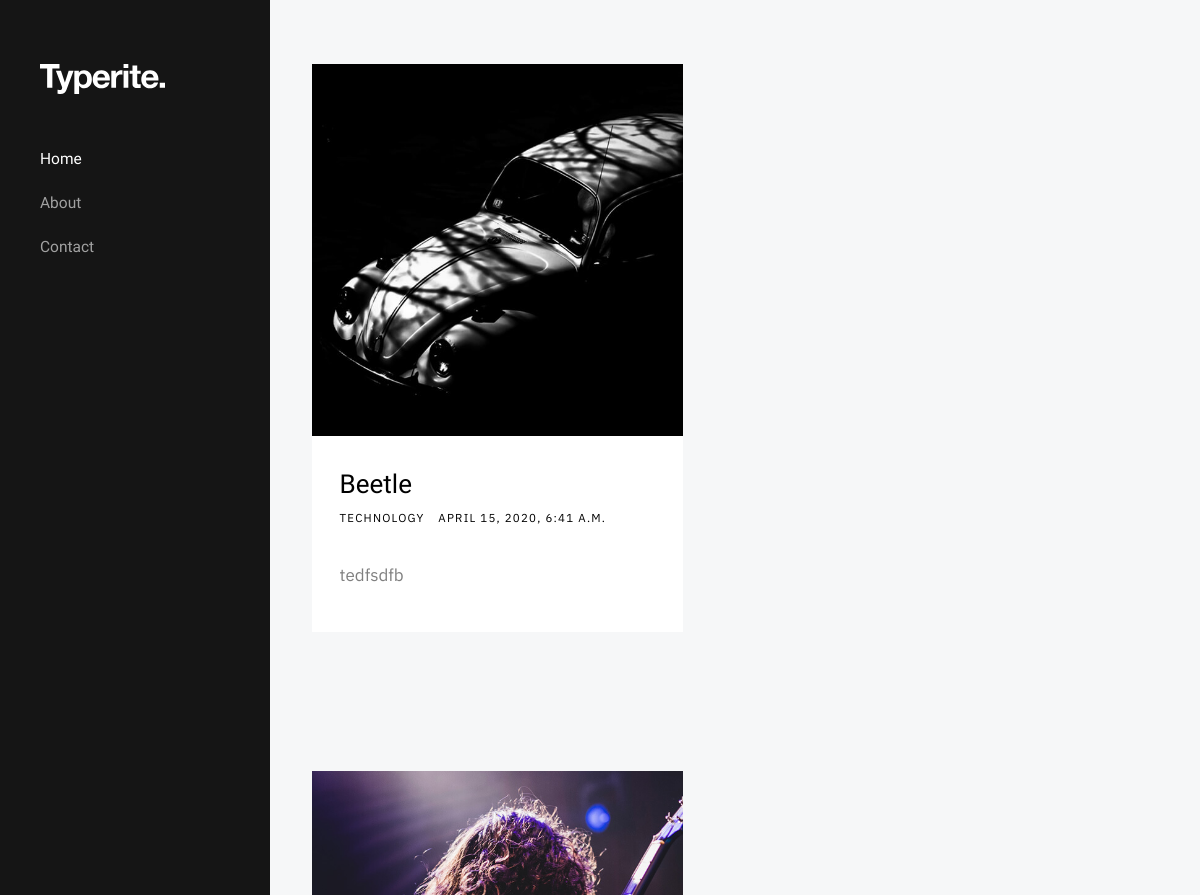
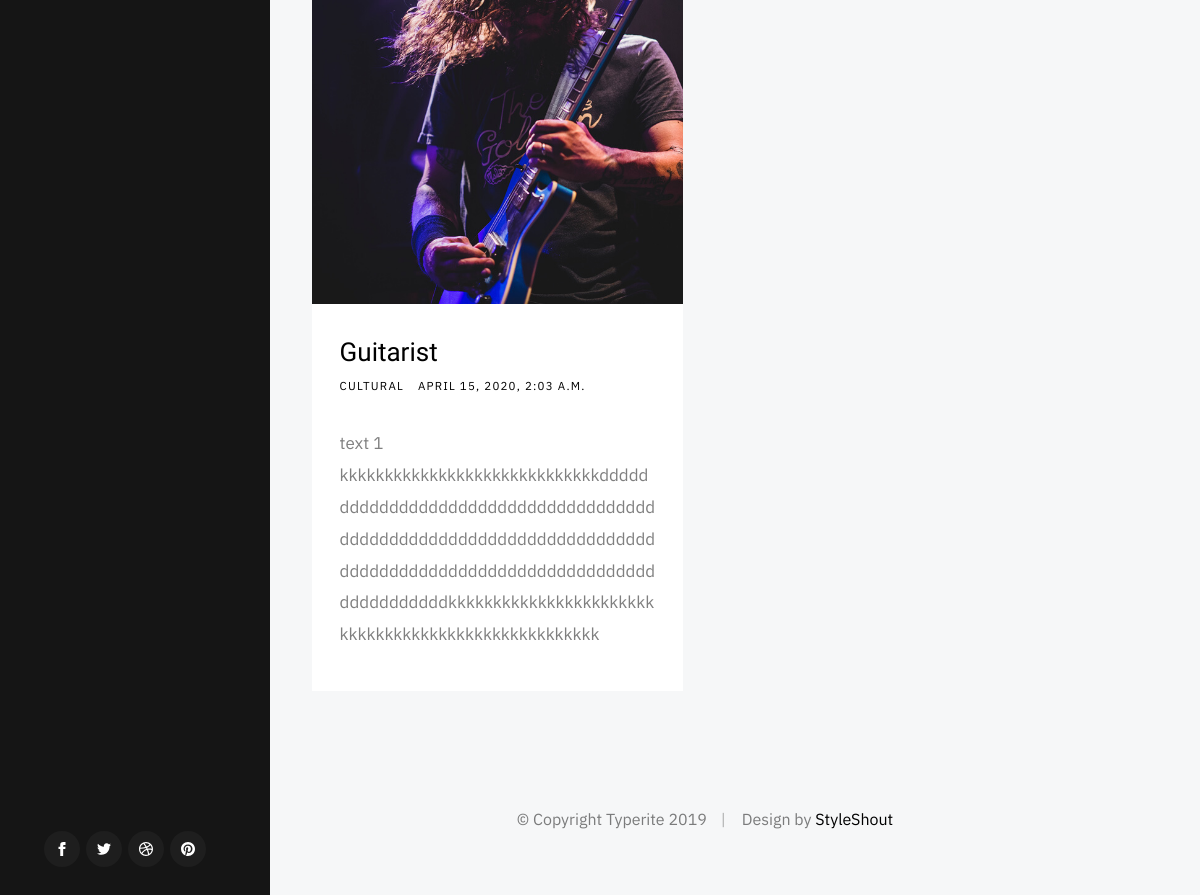
The page / on the database its author committed (2 pictures, top to bottom).
### blog/models.py (models this page shows, shortened)
class Post(models.Model):
    CATEGORY_CHOICES=(('Technology','Technology'),('News','News'),('Sports','Sports'),('Cultural','Cultural'))
    cover=models.FileField(default='')
    cover2=models.FileField(default='')
    title=models.CharField(max_length=2000,default='')
    slug= models.SlugField(default='')
    author=models.CharField(max_length=2000,default='')
    text=models.TextField(default='')
    text_2=models.TextField(default='')
    quote=models.CharField(max_length=2000,default='')
    quote_name=models.CharField(max_length=2000,default='')
    l_heading=models.CharField(max_length=2000,default='')
    l_heading_text=models.CharField(max_length=2000,default='')
    s_heading=models.CharField(max_length=2000,default='')
    s_heading_text=models.CharField(max_length=2000,default='')
    category=models.CharField(max_length=2000,choices=CATEGORY_CHOICES,default='')
    created_date=models.DateTimeField(default='')
    tag_1=models.CharField(max_length=2000,default='')
    tag_2=models.CharField(max_length=2000,default='')
    tag_3=models.CharField(max_length=2000,default='')
    class Meta:
        ordering=['-created_date']

### blog/views.py (the view)
# urls.py: path('',HomePageView.as_view(),name='home'),
class HomePageView(ListView):
    model=Post
    template_name= 'home.html'

### templates/home.html (shortened to what this page needs)
{% extends 'base.html' %}
{% block content %}
{% for post in object_list %}
        <div class="s-content">
            <div class="masonry-wrap">
                <div class="masonry">
                    <article class="masonry__brick entry format-standard animate-this">
                        <div class="entry__thumb">
                            <a href="{% url 'post_detail' post.slug %}" class="entry__thumb-link">
                                <img src="{{ post.cover.url }}" alt="">
                            </a>
                        </div>
                        <div class="entry__text">
                            <div class="entry__header">
                                <h2 class="entry__title"><a href="single-standard.html">{{post.title}}</a></h2>
                                <div class="entry__meta">
                                    <span class="entry__meta-cat">
                                        <a href="category.html">{{post.category}}</a>
                                    </span>
                                    <span class="entry__meta-date">
                                        <a href="single-standard.html">{{post.created_date}}</a>
                                    </span>
                                </div>
                            </div>
                            <div class="entry__excerpt">
                                <p>
                                {{post.text|slice:":200"}}
                                </p>
                            </div>
                        </div>
                    </article>
                </div>
            </div>
        </div>
{% endfor %}
{% endblock content %}

### static/css/base.css (style rules this page uses)
html { line-height: 1.15; -webkit-text-size-adjust: 100%; }
body { margin: 0; }
a { background-color: transparent; }
img { border-style: none; }
html { font-size: 62.5%; box-sizing: border-box; }
*, *::before, *::after { box-sizing: inherit; }
body { font-weight: normal; line-height: 1; word-wrap: break-word; -moz-font-smoothing: grayscale; -moz-osx-font-smoothing: grayscale; -webkit-font-smoothing: antialiased; -webkit-overflow-scrolling: touch; -webkit-text-size-adjust: none; }
svg, img, video embed, iframe, object { max-width: 100%; height: auto; }
div, dl, dt, dd, ul, ol, li, h1, h2, h3, h4, h5, h6, pre, form, p, blockquote, th, td { margin: 0; padding: 0; }
p { font-size: inherit; text-rendering: optimizeLegibility; }
a { text-decoration: none; line-height: inherit; }
a img { border: none; }

### rows shown on the page
Post: cover (picture), title "Beetle", category "TECHNOLOGY", created_date "APRIL 15, 2020, 6:41 A.M.", text "tedfsdfb"
Post: cover (picture), title "Guitarist", category "CULTURAL", created_date "APRIL 15, 2020, 2:03 A.M.", text "text 1 kkkkkkkkkkkkkkkkkkkkkkkkkkkkkddddddddddddddddddddddddddddddddddddddddddddddddddddddddddddddddddddddddddddddddddddddddddddddddddddddddddddddddkkkkkkkkkkkkkkkkkkkkkkkkkkkkkkkkkkkkkkkkkkkkkkkkkkkk"
